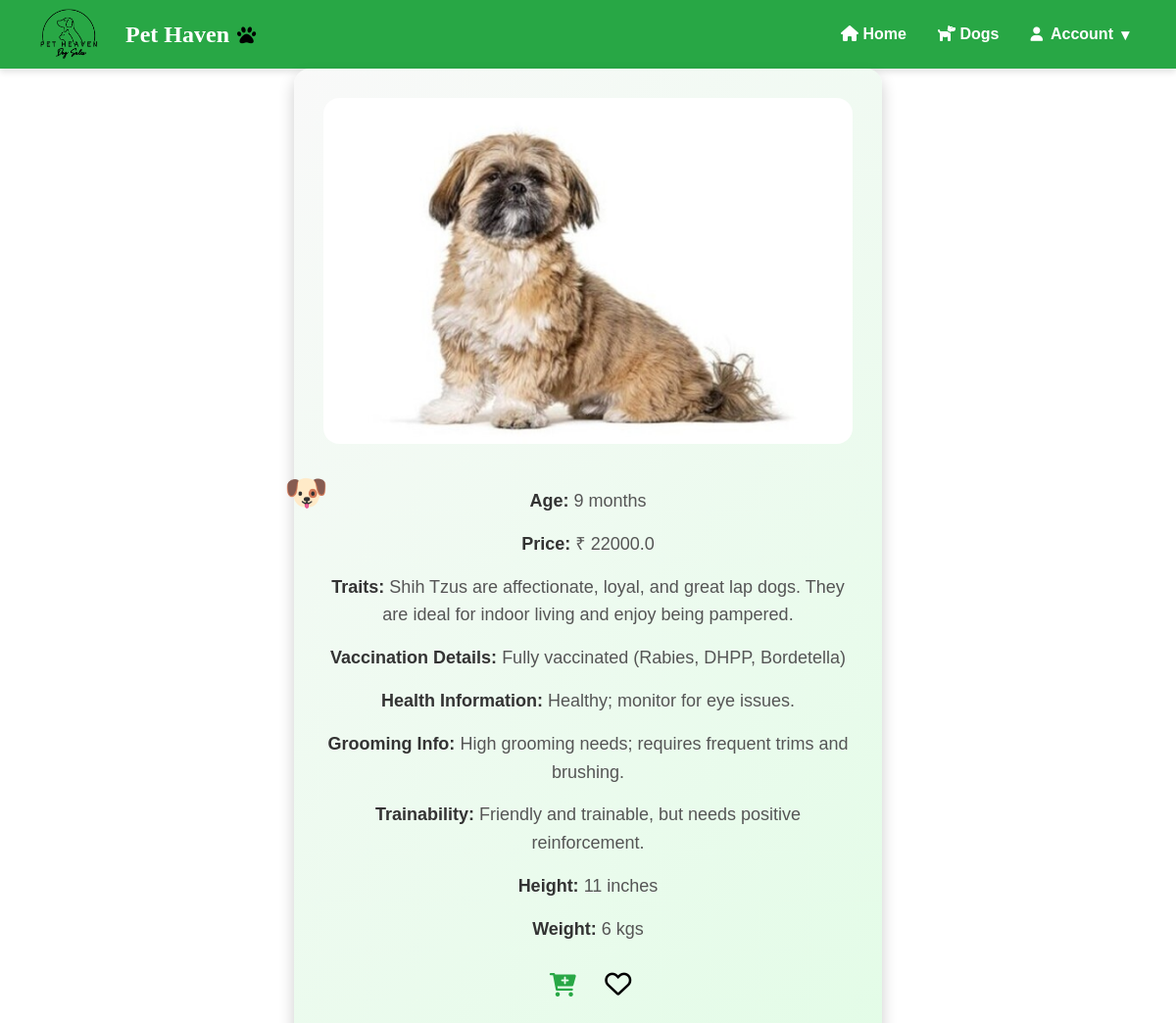
/dog/22, run on the app's committed database.
### models.py (models this page shows)
class Dog(db.Model):
    __tablename__ = 'dogs'
    id = db.Column(db.Integer, primary_key=True, autoincrement=True)
    breed = db.Column(db.String, nullable=False)
    age = db.Column(db.Integer, nullable=False)
    price = db.Column(db.Float, nullable=False)
    image = db.Column(db.String, nullable=False)
    vaccination_details = db.Column(db.Text)
    health_info = db.Column(db.Text)
    grooming_info = db.Column(db.Text)
    trainability = db.Column(db.Text)
    height = db.Column(db.Integer, nullable=False)
    weight = db.Column(db.Integer, nullable=False)
    traits = db.Column(db.String)

### app.py (the view)
@app.route('/dog/<int:id>')
def user_dog_description(id):
    dog = Dog.query.get(id)
    if not dog:
        return "Dog not found", 404
    return render_template('dogDescription.html', dog=dog, admin=False)

### templates/dogDescription.html (shortened to what this page needs)
<!DOCTYPE html>
<html lang="en">
<head>
    <link rel="stylesheet" href="{{ url_for('static', filename='css/dogDescription.css') }}">
    <link rel="stylesheet" href="https://cdnjs.cloudflare.com/ajax/libs/font-awesome/6.0.0/css/all.min.css">
</head>
<body>
    <nav class="navbar">
        <div class="logo">
            <img src="{{ url_for('static', filename='images/logo1.png') }}" alt="Pet Heaven Logo">
            <span>Pet Haven</span>
          </div>
        <ul class="nav-links">
            {% if admin %}
            <li><a href="/admin_dashboard" class="nav-link" id="home-link"><i class="fas fa-home"></i> Home</a></li>
            <li><a href="{{ url_for('admin_view') }}"><i class="fas fa-dog"></i> Dogs</a></li>
            {% else %}
            <li><a href="/customer_dashboard" class="nav-link" id="home-link"><i class="fas fa-home"></i> Home</a></li>
            <li><a href="/d"><i class="fas fa-dog"></i> Dogs</a></li>
            <li class="dropdown">
                <a href="#" class="dropdown-toggle"><i class="fa-solid fa-user"></i> Account <span>&#9662;</span></a>
            </li>
            {% endif %}
        </ul>
    </nav>
    <main>
        <section class="dog-details">
            <img src="{{ url_for('static', filename=dog.image) }}" alt="{{ dog.breed }}">
            <p><strong>Age:</strong> {{ dog.age }} months</p>
            <p><strong>Price:</strong> ₹ {{ dog.price }}</p>
            <p><strong>Traits:</strong> {{ dog.traits }}</p>
            <p><strong>Vaccination Details:</strong> {{ dog.vaccination_details }}</p>
            <p><strong>Health Information:</strong> {{ dog.health_info }}</p>
            <p><strong>Grooming Info:</strong> {{ dog.grooming_info }}</p>
            <p><strong>Trainability:</strong> {{ dog.trainability }}</p>
            <p><strong>Height:</strong> {{ dog.height }} inches</p>
            <p><strong>Weight:</strong> {{ dog.weight }} kgs</p>
            {% if admin %}
            <a href="{{ url_for('admin_view') }}" class="back-link">Back to Gallery</a>
            {% else %}
            <button class="add-to-cart" data-id="{{ dog.id }}" aria-label="Add to Cart">
                <i class="fas fa-cart-plus"></i>
            </button>
            <button class="add-to-wishlist" data-id="{{ dog.id }}" aria-label="Add to Wishlist">
                <i class="far fa-heart"></i>
            </button>
            {% endif %}
        </section>
    </main>
</body>
</html>

### static/css/dogDescription.css (style rules this page uses)
* { margin: 0; padding: 0; box-sizing: border-box; font-family: Arial, sans-serif; }
.navbar { display: flex; justify-content: space-between; align-items: center; background-color: #28a745; padding: 1rem 2rem; color: white; box-shadow: 0 4px 6px rgba(0, 0, 0, 0.1); width: 100%; height: 70px; }
.logo { display: flex; align-items: center; gap: 1rem; }
.logo img { height: 60px; width: 80px; object-fit: contain; background-color: transparent; display: block; }
.logo span { font-size: 1.5rem; font-weight: bold; color: #fff; font-family: 'Pacifico', cursive; display: flex; align-items: center; gap: 0.5rem; }
.logo span::after { content: '\f1b0'; font-family: 'Font Awesome 5 Free'; font-weight: 900; font-size: 1.2rem; color: black; }
.nav-links { list-style: none; display: flex; justify-content: space-around; align-items: center; gap: 0; margin: 0; padding: 0; }
.nav-links li a { text-decoration: none; color: white; font-weight: 600; padding: 0.5rem 1rem; border-radius: 20px; transition: all 0.3s ease; }
.navbar .dropdown { position: relative; display: flex; align-items: center; }
.navbar .dropdown .dropdown-toggle { cursor: pointer; padding: 0.5rem 1rem; color: white; font-weight: 600; text-decoration: none; display: flex; align-items: center; gap: 0.5rem; border-radius: 20px; transition: background-color 0.3s ease; }
.navbar .dropdown .dropdown-toggle i { font-size: 0.9rem; }
.dog-details { background: linear-gradient(135deg, #f9f9f9, #e3fce7); border-radius: 16px; box-shadow: 0 8px 16px rgba(0, 0, 0, 0.2); max-width: 600px; width: 100%; padding: 30px; text-align: center; margin: auto; position: relative; }
.dog-details img { max-width: 100%; height: auto; border-radius: 16px; margin-bottom: 20px; }
.dog-details p { font-size: 18px; line-height: 1.6; color: #555; margin-bottom: 15px; }
.dog-details p strong { font-weight: bold; color: #333; }
.add-to-cart { margin: 10px; background-color: transparent; border: none; cursor: pointer; padding: 5px; display: inline-flex; align-items: center; justify-content: center; }
.add-to-cart i { color: #28a745; font-size: 24px; transition: color 0.3s ease; }
.add-to-wishlist { margin: 10px; display: inline-flex; align-items: center; background: none; border: none; cursor: pointer; font-size: 27px; gap: 8px; padding: 0; }
.add-to-wishlist .far { display: inline-block; color: black; }

### data on the page
Dog: image+breed (picture), age "9", price "22000.0", traits "Shih Tzus are affectionate, loyal, and great lap dogs. They are ideal for indoor living and enjoy being pampered.", vaccination_details "Fully vaccinated (Rabies, DHPP, Bordetella)", health_info "Healthy; monitor for eye issues.", grooming_info "High grooming needs; requires frequent trims and brushing.", trainability "Friendly and trainable, but needs positive reinforcement.", height "11", weight "6"
